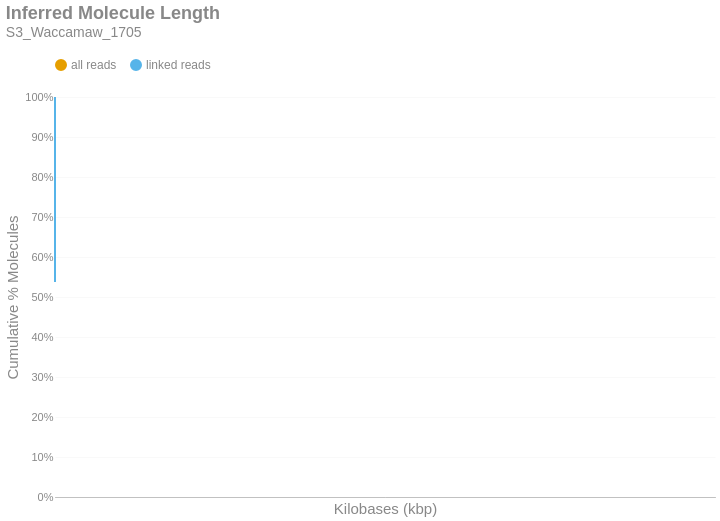

This figure's notebook cell:
### Markdown cell above
### Inferred Molecule Length
This is the cumulative frequency distribution of molecule lengths inferred from the first and last alignment positions along a contig for all alignments associated with a single linked-read barcode on a given contig.There are two distributions: one with `all` the alignments (yellow) and another with only `linked reads` (blue). The percent of molecules in the `linked reads` distribution is relative to the total number of linked molecules.

### Code cell
if SKIPLR:
    print_html(f"Skipped")
else:
    binned_df = consolidated_hist(valids['length_inferred']/1000, mask, 10, True)
    binned_df = binned_df.with_columns(
        pl.when(pl.col('bin').cast(pl.Utf8) == '0').then(pl.lit('1')).otherwise(pl.col('bin').cast(pl.Utf8)).alias('bin')
    )
    with SafeRender(binned_df):
        (
            density_plot(binned_df, 'Inferred Molecule Length', samplename, 'inferredlen')
            .transform_calculate(bin_kb='datum.bin / 1000')
            .encode(
                x=alt.X('bin_kb:Q', title="Kilobases (kbp)").scale(type='log', padding=0).axis(labelAngle=-40),
                y=alt.Y('value:Q', title='Cumulative % Molecules')
                    .axis(format='%')
                    .stack(False)
                    .scale(domainMin=0, domainMax=1,padding=0),
                color=alt.Color("key:N").scale(domain = ["all reads", "linked reads"]),
                tooltip = [
                    alt.Tooltip("key:N", title = "Data Type"),
                    alt.Tooltip("range_label:N", title="Kilobases"),
                    alt.Tooltip("value:Q", format = ".2%", title="% Molecules (Cum.)")
                ]
            )
        ).display()

### Figure 1 — Vega-Lite specification as saved in the notebook (floating-point values rounded to 4 significant figures)
{"width": "container", "height": 400, "config": {"title": {"anchor": "start", "dy": -15, "fontSize": 18, "color": "#888888", "subtitleColor": "#888888", "subtitleFontSize": 14}, "arc": {"fill": "#0072B2"}, "axis": {"domainColor": "#888888", "domainWidth": 0.5, "gridWidth": 0.2, "grid": false, "titleFontWeight": 400, "titleFontSize": 15, "labelFontSize": 11, "labelColor": "#888888", "tickColor": "#888888", "tickWidth": 0.2, "titleColor": "#888888"}, "axisBand": {"grid": false}, "axisX": {"grid": true, "tickSize": 10, "domainCap": "round"}, "axisY": {"domain": false, "grid": true, "tickSize": 0, "domainCap": "round"}, "background": "transparent", "header": {"labelFontSize": 15, "labelColor": "#888888", "titleFontSize": 15, "titleFontWeight": 600, "titleColor": "#888888"}, "legend": {"labelFont": "sans-serif", "labelFontSize": 12, "labelColor": "#888888", "symbolSize": 100, "symbolType": "circle", "titleFontSize": 12, "titlePadding": 10, "titleColor": "#888888", "title": null, "orient": "top"}, "range": {"category": ["#E69F00", "#56B4E9", "#009E73", "#F0E442", "#0072B2", "#D55E00", "#CC79A7", "#000000"], "diverging": ["#cfe8f3", "#a2d4ec", "#73bfe2", "#46abdb", "#1696d2", "#12719e"]}, "area": {"fill": "#0072B2", "fillOpacity": 0.7, "line": true, "strokeOpacity": 0.7}, "line": {"color": "#0072B2", "stroke": "#0072B2", "strokeWidth": 2}, "trail": {"color": "#0072B2", "stroke": "#0072B2", "strokeWidth": 0, "size": 1}, "point": {"filled": true, "fillOpacity": 1.0, "size": 95}, "text": {"color": "#888888", "fontSize": 11, "align": "right", "fontWeight": 400, "size": 11}, "bar": {"fill": "#0072B2", "stroke": null}, "view": {"stroke": null, "continuousWidth": 660, "continuousHeight": 400}}, "data": {"name": "data-37c1e01aa2f4d53afd806ce240a3c698"}, "mark": {"type": "line", "interpolate": "monotone", "point": {"opacity": 0, "size": 275}}, "encoding": {"color": {"field": "key", "scale": {"domain": ["all reads", "linked reads"]}, "type": "nominal"}, "tooltip": [{"field": "key", "title": "Data Type", "type": "nominal"}, {"field": "range_label", "title": "Kilobases", "type": "nominal"}, {"field": "value", "format": ".2%", "title": "% Molecules (Cum.)", "type": "quantitative"}], "x": {"axis": {"labelAngle": -40}, "field": "bin_kb", "scale": {"type": "log", "padding": 0}, "title": "Kilobases (kbp)", "type": "quantitative"}, "y": {"axis": {"format": "%"}, "field": "value", "scale": {"domainMin": 0, "domainMax": 1, "padding": 0}, "stack": false, "title": "Cumulative % Molecules", "type": "quantitative"}}, "params": [{"name": "param_c36ac31b6afebe62", "select": {"type": "point", "fields": ["key"]}, "bind": "legend"}], "title": {"text": "Inferred Molecule Length", "subtitle": "S3_Waccamaw_1705"}, "transform": [{"fold": ["all reads (cumsum)", "linked reads (cumsum)"]}, {"calculate": "replace(datum.key, ' (cumsum)', '')", "as": "key"}, {"filter": {"param": "param_c36ac31b6afebe62"}}, {"calculate": "datum.bin / 1000", "as": "bin_kb"}], "usermeta": {"embedOptions": {"downloadFileName": "S3_Waccamaw_1705.inferredlen"}}, "$schema": "https://vega.github.io/schema/vega-lite/v6.1.0.json", "datasets": {"data-37c1e01aa2f4d53afd806ce240a3c698": [{"bin": "0.0", "interval": "0.0-10.0", "all reads": 0.8888, "linked reads": 0.5374, "all reads (cumsum)": 0.8888, "linked reads (cumsum)": 0.5374, "range_label": "0-9"}, {"bin": "10.0", "interval": "10.0-20.0", "all reads": 0.03158, "linked reads": 0.1304, "all reads (cumsum)": 0.9203, "linked reads (cumsum)": 0.6678, "range_label": "10-19"}, {"bin": "20.0", "interval": "20.0-30.0", "all reads": 0.02171, "linked reads": 0.09003, "all reads (cumsum)": 0.942, "linked reads (cumsum)": 0.7578, "range_label": "20-29"}, {"bin": "30.0", "interval": "30.0-40.0", "all reads": 0.01631, "linked reads": 0.06775, "all reads (cumsum)": 0.9584, "linked reads (cumsum)": 0.8256, "range_label": "30-39"}, {"bin": "40.0", "interval": "40.0-50.0", "all reads": 0.01264, "linked reads": 0.05254, "all reads (cumsum)": 0.971, "linked reads (cumsum)": 0.8781, "range_label": "40-49"}, {"bin": "50.0", "interval": "50.0-60.0", "all reads": 0.007853, "linked reads": 0.03299, "all reads (cumsum)": 0.9788, "linked reads (cumsum)": 0.9111, "range_label": "50-59"}, {"bin": "60.0", "interval": "60.0-70.0", "all reads": 0.005766, "linked reads": 0.02423, "all reads (cumsum)": 0.9846, "linked reads (cumsum)": 0.9353, "range_label": "60-69"}, {"bin": "70.0", "interval": "70.0-80.0", "all reads": 0.004264, "linked reads": 0.01792, "all reads (cumsum)": 0.9889, "linked reads (cumsum)": 0.9533, "range_label": "70-79"}, {"bin": "80.0", "interval": "80.0-90.0", "all reads": 0.003152, "linked reads": 0.01325, "all reads (cumsum)": 0.992, "linked reads (cumsum)": 0.9665, "range_label": "80-89"}, {"bin": "90.0", "interval": "90.0-100.0", "all reads": 0.002319, "linked reads": 0.009747, "all reads (cumsum)": 0.9943, "linked reads (cumsum)": 0.9762, "range_label": "90-99"}, {"bin": "100.0", "interval": "100.0-110.0", "all reads": 0.001681, "linked reads": 0.007065, "all reads (cumsum)": 0.996, "linked reads (cumsum)": 0.9833, "range_label": "100-109"}, {"bin": "110.0", "interval": "110.0-120.0", "all reads": 0.001207, "linked reads": 0.005073, "all reads (cumsum)": 0.9972, "linked reads (cumsum)": 0.9884, "range_label": "110-119"}, {"bin": "120.0", "interval": "120.0-130.0", "all reads": 0.0008706, "linked reads": 0.00366, "all reads (cumsum)": 0.9981, "linked reads (cumsum)": 0.992, "range_label": "120-129"}, {"bin": "130.0", "interval": "130.0-140.0", "all reads": 0.0006186, "linked reads": 0.0026, "all reads (cumsum)": 0.9987, "linked reads (cumsum)": 0.9946, "range_label": "130-139"}, {"bin": "140.0", "interval": "140.0-150.0", "all reads": 0.000426, "linked reads": 0.00179, "all reads (cumsum)": 0.9992, "linked reads (cumsum)": 0.9964, "range_label": "140-149"}, {"bin": "150.0", "interval": "150.0-160.0", "all reads": 0.0002874, "linked reads": 0.001208, "all reads (cumsum)": 0.9994, "linked reads (cumsum)": 0.9976, "range_label": "150-159"}, {"bin": "160.0", "interval": "160.0-170.0", "all reads": 0.0001998, "linked reads": 0.0008397, "all reads (cumsum)": 0.9996, "linked reads (cumsum)": 0.9985, "range_label": "160-169"}, {"bin": "170.0", "interval": "170.0-180.0", "all reads": 0.0001278, "linked reads": 0.0005373, "all reads (cumsum)": 0.9998, "linked reads (cumsum)": 0.999, "range_label": "170-179"}, {"bin": "180.0", "interval": "180.0-190.0", "all reads": 8.824e-05, "linked reads": 0.0003709, "all reads (cumsum)": 0.9999, "linked reads (cumsum)": 0.9994, "range_label": "180-189"}, {"bin": "190.0", "interval": "190.0-200.0", "all reads": 5.566e-05, "linked reads": 0.000234, "all reads (cumsum)": 0.9999, "linked reads (cumsum)": 0.9996, "range_label": "190-199"}, {"bin": "200.0", "interval": "200.0-210.0", "all reads": 3.143e-05, "linked reads": 0.0001321, "all reads (cumsum)": 0.9999, "linked reads (cumsum)": 0.9998, "range_label": "200-209"}, {"bin": "210.0", "interval": "210.0-220.0", "all reads": 2.026e-05, "linked reads": 8.516e-05, "all reads (cumsum)": 1.0, "linked reads (cumsum)": 0.9998, "range_label": "210-219"}, {"bin": "220.0", "interval": "220.0-230.0", "all reads": 1.347e-05, "linked reads": 5.662e-05, "all reads (cumsum)": 1.0, "linked reads (cumsum)": 0.9999, "range_label": "220-229"}, {"bin": "230.0", "interval": "230.0-240.0", "all reads": 8.459e-06, "linked reads": 3.555e-05, "all reads (cumsum)": 1.0, "linked reads (cumsum)": 0.9999, "range_label": "230-239"}, {"bin": "240.0", "interval": "240.0-250.0", "all reads": 5.117e-06, "linked reads": 2.151e-05, "all reads (cumsum)": 1.0, "linked reads (cumsum)": 1.0, "range_label": "240-249"}, {"bin": "250.0", "interval": "250.0-260.0", "all reads": 3.133e-06, "linked reads": 1.317e-05, "all reads (cumsum)": 1.0, "linked reads (cumsum)": 1.0, "range_label": "250-259"}, {"bin": "260.0", "interval": "260.0-270.0", "all reads": 1.671e-06, "linked reads": 7.023e-06, "all reads (cumsum)": 1.0, "linked reads (cumsum)": 1.0, "range_label": "260-269"}, {"bin": "270.0", "interval": "270.0-280.0", "all reads": 1.984e-06, "linked reads": 8.34e-06, "all reads (cumsum)": 1.0, "linked reads (cumsum)": 1.0, "range_label": "270-279"}, {"bin": "280.0", "interval": "280.0-290.0", "all reads": 7.31e-07, "linked reads": 3.073e-06, "all reads (cumsum)": 1.0, "linked reads (cumsum)": 1.0, "range_label": "280-289"}, {"bin": "290.0", "interval": "290.0-300.0", "all reads": 7.31e-07, "linked reads": 3.073e-06, "all reads (cumsum)": 1.0, "linked reads (cumsum)": 1.0, "range_label": "290-299"}, {"bin": "300.0", "interval": "300.0-310.0", "all reads": 9.398e-07, "linked reads": 3.951e-06, "all reads (cumsum)": 1.0, "linked reads (cumsum)": 1.0, "range_label": "300-309"}, {"bin": "310.0", "interval": "310.0-320.0", "all reads": 3.133e-07, "linked reads": 1.317e-06, "all reads (cumsum)": 1.0, "linked reads (cumsum)": 1.0, "range_label": "310-319"}, {"bin": "320.0", "interval": "320.0-330.0", "all reads": 3.133e-07, "linked reads": 1.317e-06, "all reads (cumsum)": 1.0, "linked reads (cumsum)": 1.0, "range_label": "320-329"}, {"bin": "330.0", "interval": "330.0-340.0", "all reads": 1.044e-07, "linked reads": 4.39e-07, "all reads (cumsum)": 1.0, "linked reads (cumsum)": 1.0, "range_label": "330-339"}, {"bin": "340.0", "interval": "340.0-350.0", "all reads": 2.089e-07, "linked reads": 8.779e-07, "all reads (cumsum)": 1.0, "linked reads (cumsum)": 1.0, "range_label": "340-349"}, {"bin": "350.0", "interval": "350.0-360.0", "all reads": 0.0, "linked reads": 0.0, "all reads (cumsum)": 1.0, "linked reads (cumsum)": 1.0, "range_label": "350-359"}, {"bin": "360.0", "interval": "360.0-370.0", "all reads": 0.0, "linked reads": 0.0, "all reads (cumsum)": 1.0, "linked reads (cumsum)": 1.0, "range_label": "360-369"}, {"bin": "370.0", "interval": "370.0-380.0", "all reads": 0.0, "linked reads": 0.0, "all reads (cumsum)": 1.0, "linked reads (cumsum)": 1.0, "range_label": "370-379"}, {"bin": "380.0", "interval": "380.0-390.0", "all reads": 0.0, "linked reads": 0.0, "all reads (cumsum)": 1.0, "linked reads (cumsum)": 1.0, "range_label": "380-389"}, {"bin": "390.0", "interval": "390.0-400.0", "all reads": 0.0, "linked reads": 0.0, "all reads (cumsum)": 1.0, "linked reads (cumsum)": 1.0, "range_label": "390-399"}, {"bin": "400.0", "interval": "400.0-410.0", "all reads": 1.044e-07, "linked reads": 4.39e-07, "all reads (cumsum)": 1.0, "linked reads (cumsum)": 1.0, "range_label": "400-409"}, {"bin": "410.0", "interval": "410.0-420.0", "all reads": 0.0, "linked reads": 0.0, "all reads (cumsum)": 1.0, "linked reads (cumsum)": 1.0, "range_label": "410-419"}, {"bin": "420.0", "interval": "420.0-430.0", "all reads": 0.0, "linked reads": 0.0, "all reads (cumsum)": 1.0, "linked reads (cumsum)": 1.0, "range_label": "420-429"}, {"bin": "430.0", "interval": "430.0-440.0", "all reads": 0.0, "linked reads": 0.0, "all reads (cumsum)": 1.0, "linked reads (cumsum)": 1.0, "range_label": "430-439"}, {"bin": "440.0", "interval": "440.0-450.0", "all reads": 1.044e-07, "linked reads": 4.39e-07, "all reads (cumsum)": 1.0, "linked reads (cumsum)": 1.0, "range_label": "440-449"}]}}
